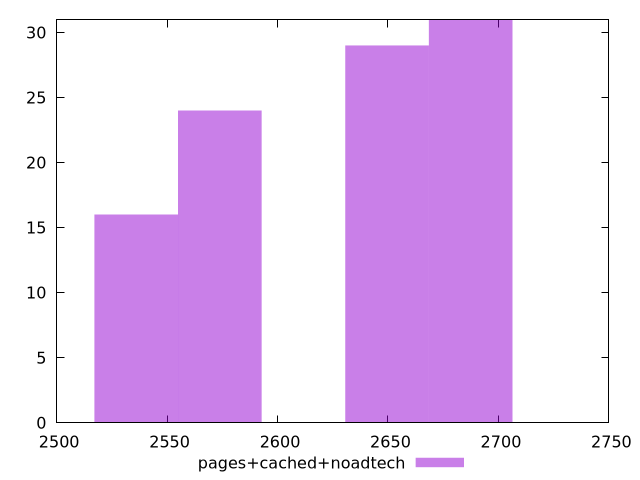

The gnuplot source for this figure:
$_pagesCachedNoadtech <<EOF
2649.5882414953703 29
2573.8857203097887 24
2536.0344597169974 16
2687.4395020881616 31
EOF
set key outside below
set terminal pngcairo
set output "report_00006_2020-11-02T20-21-41.718Z/speed-index/pages+cached+noadtech//raw_hist.png"
set yrange [0:31]
set boxwidth 37.85126059279101
set style fill transparent solid 0.5 noborder
plot $_pagesCachedNoadtech title "pages+cached+noadtech" with boxes ,
